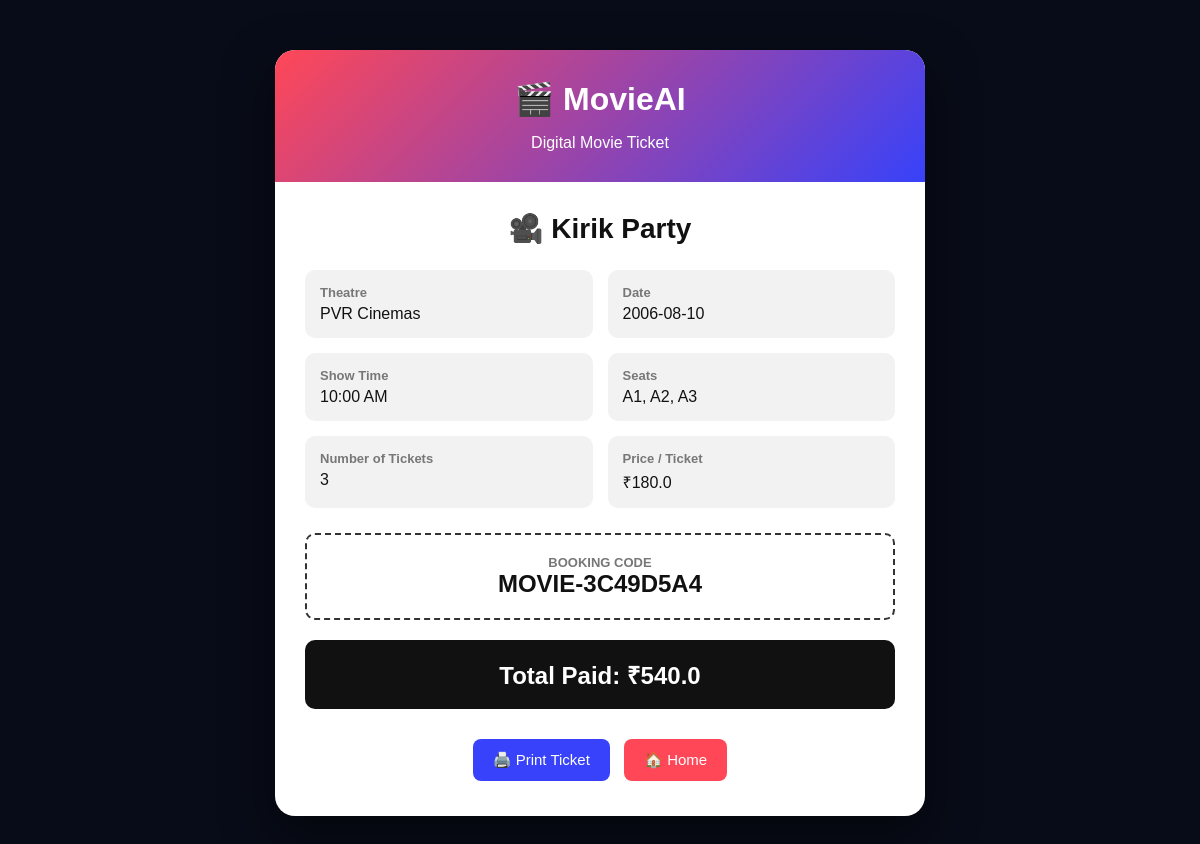
The page /ticket/1 (signed in) on the database its author committed.
### tables this page shows
CREATE TABLE bookings (
            id INTEGER PRIMARY KEY AUTOINCREMENT,
            booking_code TEXT UNIQUE NOT NULL,
            username TEXT NOT NULL,
            movie_name TEXT NOT NULL,
            theatre TEXT NOT NULL,
            booking_date TEXT NOT NULL,
            show_time TEXT NOT NULL,
            seats TEXT NOT NULL,
            quantity INTEGER NOT NULL,
            price REAL NOT NULL,
            total REAL NOT NULL,
            created_at TEXT NOT NULL
        , status TEXT DEFAULT 'Confirmed');

### app.py (the view)
@app.route(
    "/ticket/<int:booking_id>"
)
@login_required
def ticket_page(booking_id):
    connection = get_db()
    booking = connection.execute("""
        SELECT *
        FROM bookings
        WHERE id = ?
        AND username = ?
    """, (
        booking_id,
        session["username"]
    )).fetchone()
    connection.close()
    if not booking:
        return redirect(
            url_for(
                "bookings_page"
            )
        )
    return render_template(
        "ticket.html",
        booking=dict(booking)
    )

### app.py (called while the page is built)
def get_db():
    connection = sqlite3.connect(
        DATABASE,
        timeout=10
    )
    connection.row_factory = sqlite3.Row
    return connection

def login_required(function):
    @wraps(function)
    def wrapper(
        *args,
        **kwargs
    ):
        if "username" not in session:
            return redirect(
                url_for("login")
            )
        return function(
            *args,
            **kwargs
        )
    return wrapper

### templates/ticket.html (shortened to what this page needs)
<!DOCTYPE html>
<html lang="en">
<head>
</head>
<body>
<div class="page">
    <div class="ticket">
        <div class="ticket-top">
            <h1>🎬 MovieAI</h1>
            <p>
                Digital Movie Ticket
            </p>
        </div>
        <div class="ticket-body">
            <div class="movie-title">
                🎥 {{ booking.movie_name }}
            </div>
            <div class="details">
                <div class="detail">
                    <strong>Theatre</strong>
                    {{ booking.theatre }}
                </div>
                <div class="detail">
                    <strong>Date</strong>
                    {{ booking.booking_date }}
                </div>
                <div class="detail">
                    <strong>Show Time</strong>
                    {{ booking.show_time }}
                </div>
                <div class="detail">
                    <strong>Seats</strong>
                    {{ booking.seats }}
                </div>
                <div class="detail">
                    <strong>Number of Tickets</strong>
                    {{ booking.quantity }}
                </div>
                <div class="detail">
                    <strong>Price / Ticket</strong>
                    ₹{{ booking.price }}
                </div>
            </div>
            <div class="booking-id">
                <strong>BOOKING CODE</strong>
                <span>
                    {{ booking.booking_code }}
                </span>
            </div>
            <div class="total">
                Total Paid: ₹{{ booking.total }}
            </div>
            <div class="actions">
                <button onclick="window.print()">
                    🖨️ Print Ticket
                </button>
                <a href="{{ url_for('home') }}"
                   class="home-btn">
                    🏠 Home
                </a>
            </div>
        </div>
    </div>
</div>
</body>
</html>

### templates/ticket.html (style rules this page uses)
body { margin: 0; font-family: Arial, sans-serif; background: #080c18; color: white; }
.page { width: 90%; max-width: 650px; margin: 50px auto; }
.ticket { background: white; color: #111; border-radius: 20px; overflow: hidden; box-shadow: 0 20px 50px rgba(0,0,0,0.5); }
.ticket-top { background: linear-gradient(135deg, #ff4757, #3742fa); color: white; padding: 30px; text-align: center; }
.ticket-top h1 { margin: 0; font-size: 32px; }
.ticket-top p { margin-bottom: 0; }
.ticket-body { padding: 30px; }
.movie-title { text-align: center; font-size: 28px; font-weight: bold; margin-bottom: 25px; }
.details { display: grid; grid-template-columns: 1fr 1fr; gap: 15px; }
.detail { background: #f2f2f2; padding: 15px; border-radius: 10px; }
.detail strong { display: block; color: #777; font-size: 13px; margin-bottom: 5px; }
.booking-id { margin-top: 25px; padding: 20px; border: 2px dashed #333; text-align: center; border-radius: 10px; }
.booking-id strong { display: block; font-size: 13px; color: #777; }
.booking-id span { font-size: 24px; font-weight: bold; }
.total { margin-top: 20px; padding: 18px; background: #111; color: white; text-align: center; border-radius: 10px; font-size: 24px; font-weight: bold; }
.actions { text-align: center; margin-top: 25px; }
button, .home-btn { border: none; padding: 12px 20px; margin: 5px; border-radius: 8px; cursor: pointer; text-decoration: none; display: inline-block; font-size: 15px; }
button { background: #3742fa; color: white; }
.home-btn { background: #ff4757; color: white; }

### rows shown on the page
bookings: movie_name "Kirik Party", theatre "PVR Cinemas", booking_date "2006-08-10", show_time "10:00 AM", seats "A1, A2, A3", quantity "3", price "180.0", booking_code "MOVIE-3C49D5A4", total "540.0"
